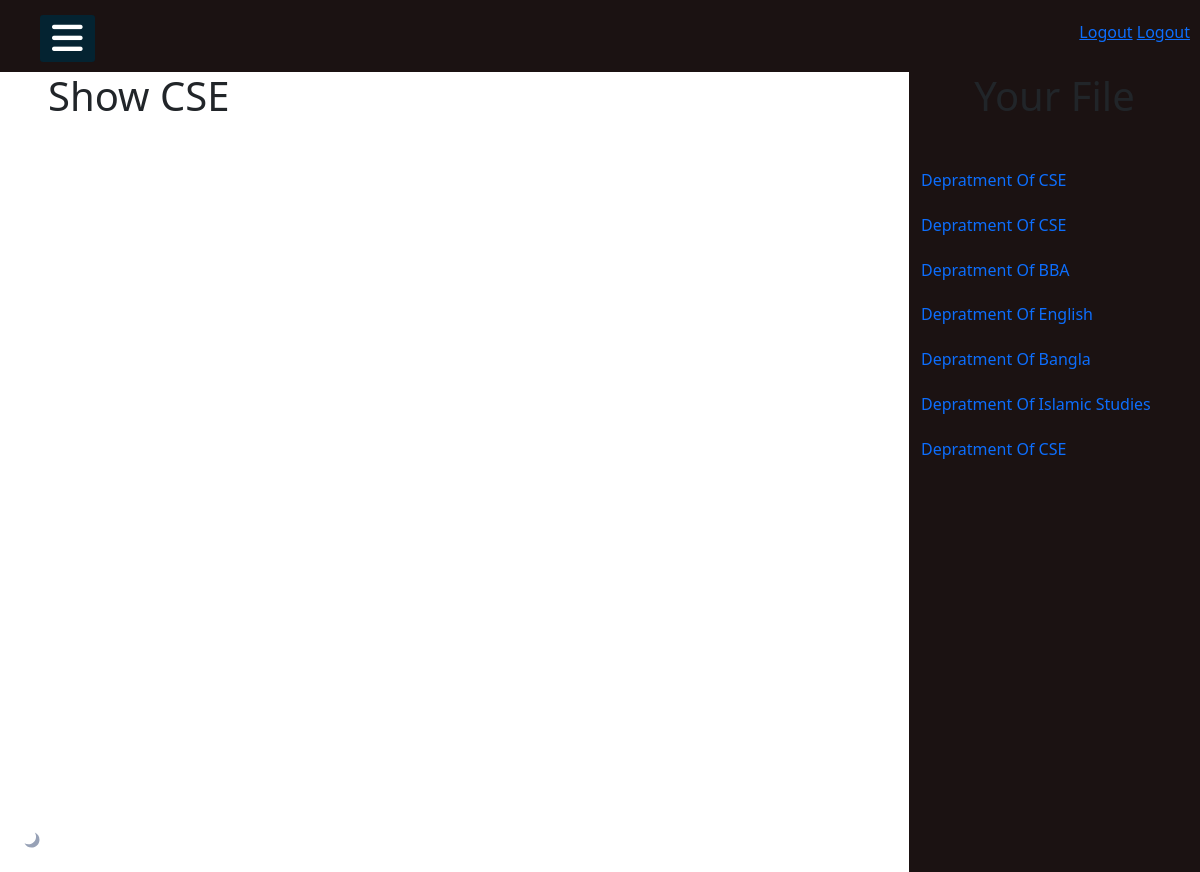
The app's page /showcse/1/, older data.
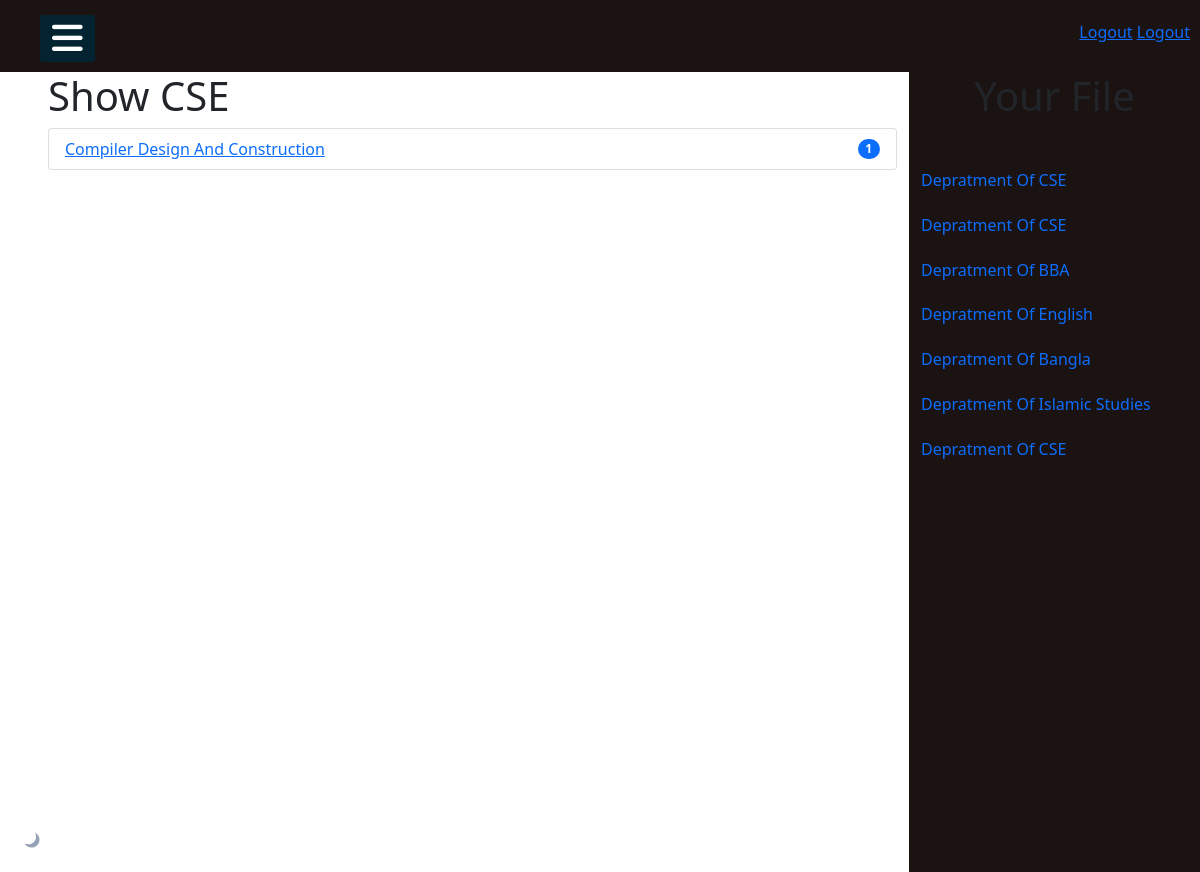
The same page, newer data.
### reditapp/models/sharequestion.py (models this page shows)
class ShareFile(models.Model):
    subject_name = models.CharField(max_length=120)
    subject_code = models.CharField(max_length=120)
    departMent = models.CharField(
        max_length=200, choices=choice_department, default="CSE")
    semister = models.CharField(
        max_length=200, choices=choice_semsiter, default="1")
    question_photo = models.ImageField(upload_to='images/', blank=True)
    question_file = models.FileField(upload_to='documents/', blank=True)
    date = models.DateTimeField(auto_now_add=True, blank=True)

### reditapp/views/CSE.py (the view)
# urls.py: path('showcse/<int:num>/', ShowCSEView.as_view(), name='showcse'),
class ShowCSEView(View):
    def get(self, request, num):
        n = str(num)
        showcse = ShareFile.objects.filter(departMent="CSE", semister=n)
        return render(request, 'ShowCSE.html', {'showcse': showcse})

### reditapp/templates/ShowCSE.html (shortened to what this page needs)
{% extends 'base.html' %} <br />
{% block content %}
<link
  href="https://cdn.jsdelivr.net/npm/bootstrap@5.1.3/dist/css/bootstrap.min.css"
  rel="stylesheet"
/>
<div class="col-lg-9">
  <h1>Show CSE</h1>
  <ul class="list-group">
    {% for showsubject in showcse %}
    <li
      class="list-group-item d-flex justify-content-between align-items-center"
    >
      <a href="{% url 'showdetail'  showsubject.id %}">
        {{showsubject.subject_name}}
      </a>
      <span class="badge bg-primary rounded-pill">1</span>
    </li>
    {% endfor %}
  </ul>
</div>
{% endblock content %} <br />

Row changes from the older to the newer data that the page shows:
now on this page (row edited): ShareFile: subject_name "Compiler Design And Construction"
